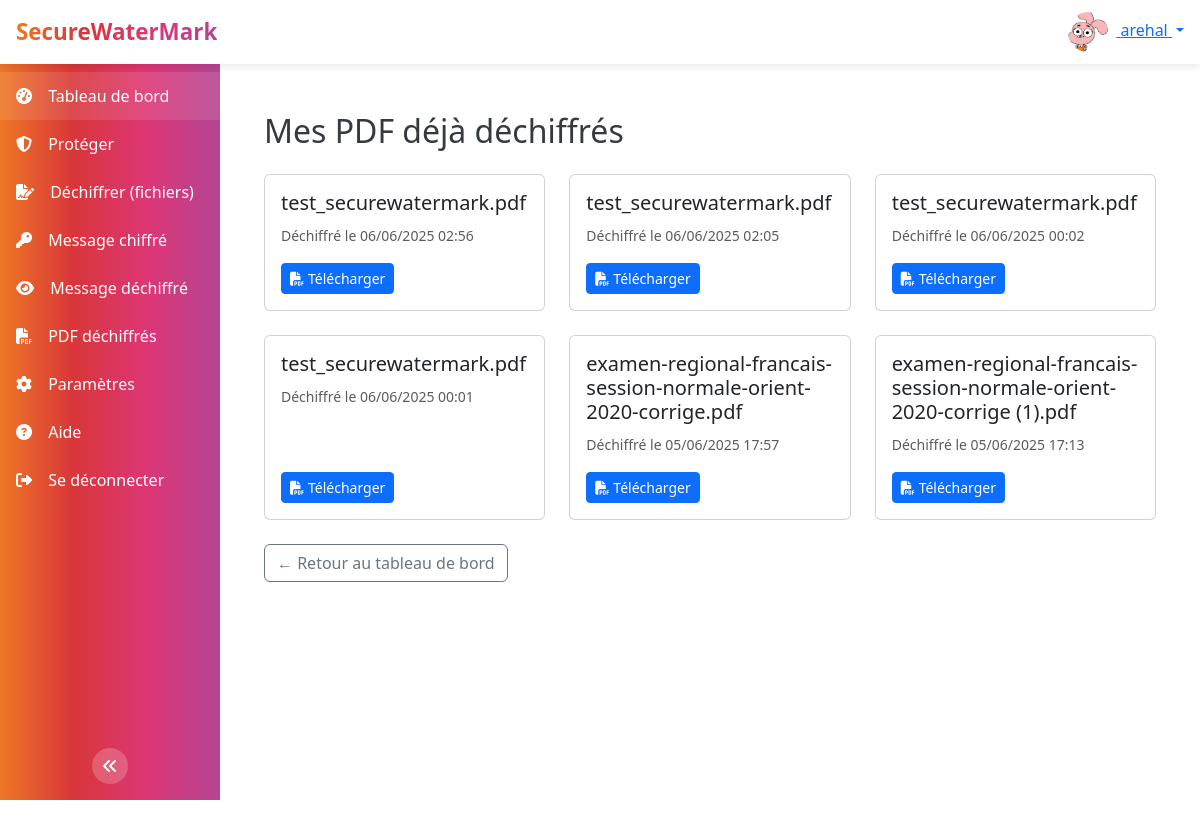
The app's page /decrypted/ (signed in), older data.
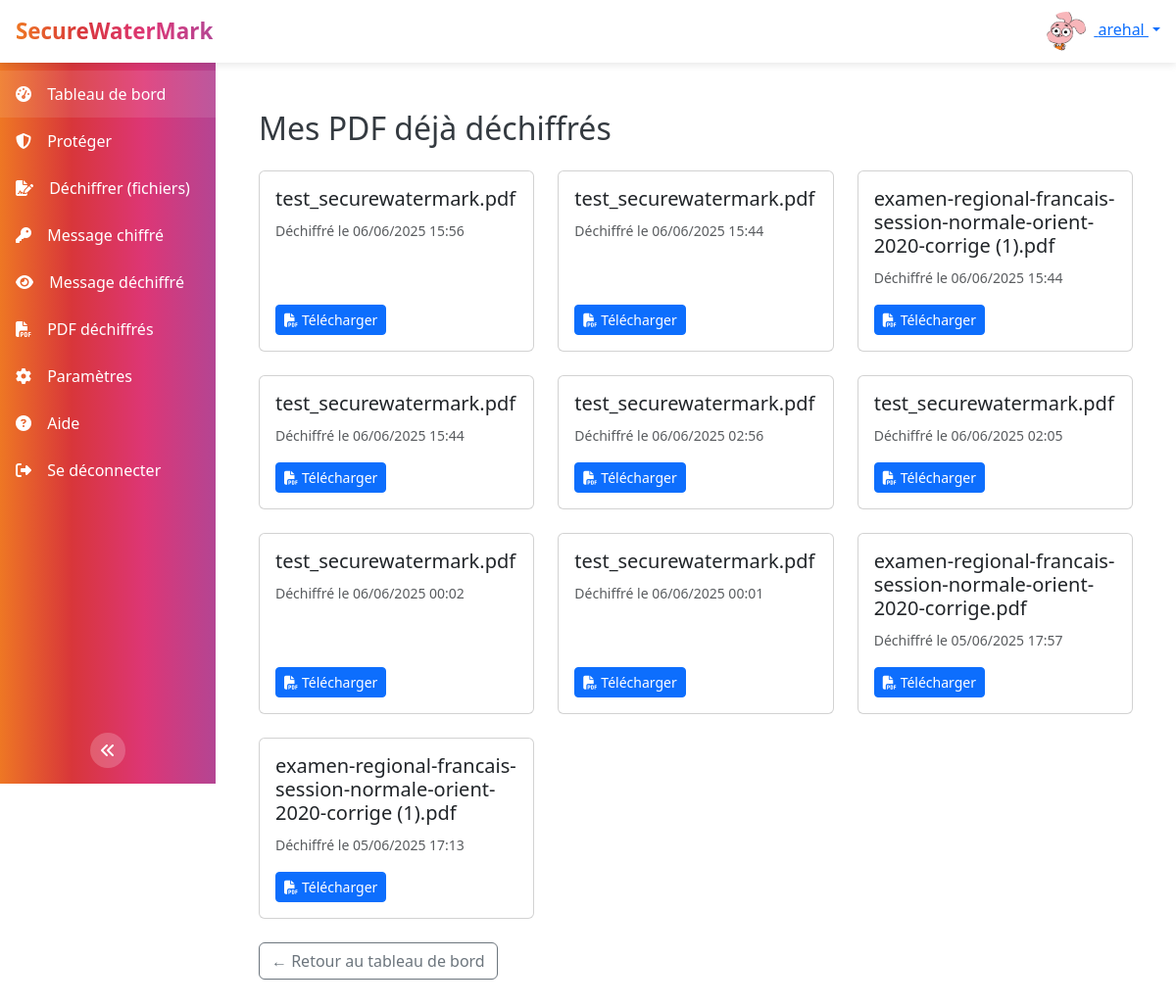
The same page, newer data.
### watermark/models.py (models this page shows, shortened)
class DecryptedDocument(models.Model):
    user         = models.ForeignKey(User, on_delete=models.CASCADE)
    name         = models.CharField(max_length=200)
    file         = models.FileField(upload_to='decrypted/')
    decrypted_at = models.DateTimeField(auto_now_add=True)

### watermark/views.py (the view)
# urls.py: path('decrypted/', views.decrypted_list, name='decrypted_list'),
@login_required
def decrypted_list(request):
    decrypted_docs = DecryptedDocument.objects.filter(user=request.user).order_by('-decrypted_at')
    return render(request, 'watermark/decrypted_list.html', {
        'decrypted_docs': decrypted_docs
    })

### watermark/templates/watermark/decrypted_list.html (shortened to what this page needs)
{% extends "watermark/base.html" %}
{% load static %}
{% block content %}
  <div class="container py-4">
    <h2 class="mb-4">Mes PDF déjà déchiffrés</h2>
    {% if decrypted_docs %}
      <div class="row g-4">
        {% for doc in decrypted_docs %}
          <div class="col-md-4">
            <div class="card h-100">
              <div class="card-body d-flex flex-column">
                <h5 class="card-title">{{ doc.name }}</h5>
                <p class="card-text">
                  <small class="text-muted">
                    Déchiffré le {{ doc.decrypted_at|date:"d/m/Y H:i" }}
                  </small>
                </p>
                <div class="mt-auto d-flex justify-content-between">
                  <a href="{{ doc.file.url }}"
                     class="btn btn-sm btn-primary"
                     target="_blank">
                    <i class="fas fa-file-pdf me-1"></i>Télécharger
                  </a>
                </div>
              </div>
            </div>
          </div>
        {% endfor %}
      </div>
    {% else %}
      <div class="alert alert-secondary">
        Vous n’avez pas encore déchiffré de PDF.
      </div>
    {% endif %}
    <a href="{% url 'dashboard' %}" class="btn btn-outline-secondary mt-4">
      ← Retour au tableau de bord
    </a>
  </div>
{% endblock %}

Row changes from the older to the newer data that the page shows:
added DecryptedDocument: name "test_securewatermark.pdf", decrypted_at "06/06/2025 15:56"
added DecryptedDocument: name "test_securewatermark.pdf", decrypted_at "06/06/2025 15:44"
added DecryptedDocument: name "examen-regional-francais-session-normale-orient-2020-corrige (1).pdf", decrypted_at "06/06/2025 15:44"
added DecryptedDocument: name "test_securewatermark.pdf", decrypted_at "06/06/2025 15:44"
